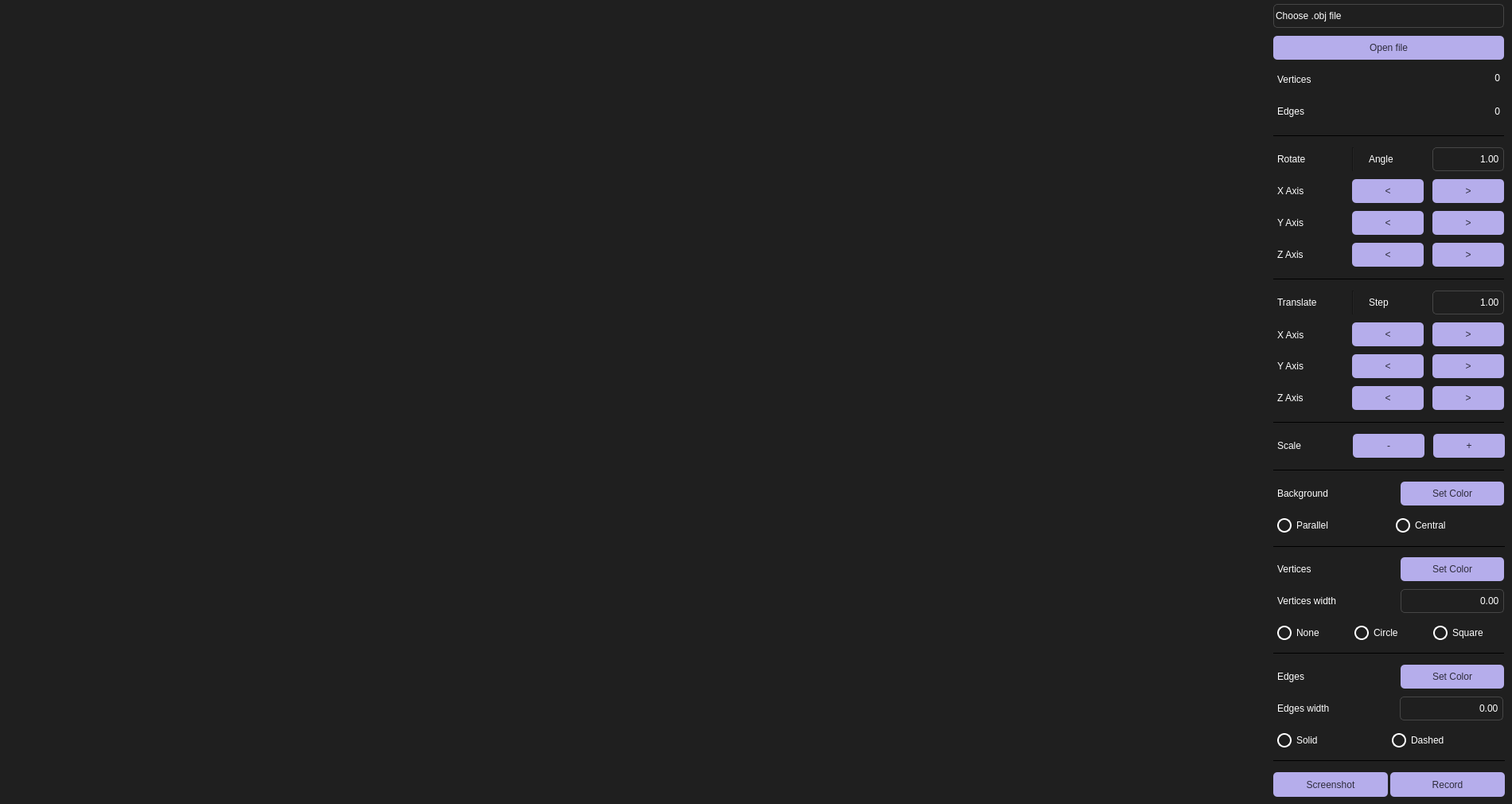
<?xml version="1.0" encoding="UTF-8"?>
<ui version="4.0">
 <class>View</class>
 <widget class="QMainWindow" name="View">
  <property name="geometry">
   <rect>
    <x>0</x>
    <y>0</y>
    <width>1900</width>
    <height>1010</height>
   </rect>
  </property>
  <property name="font">
   <font>
    <pointsize>14</pointsize>
   </font>
  </property>
  <property name="windowTitle">
   <string>View</string>
  </property>
  <property name="styleSheet">
   <string notr="true">background-color: #1f1f1f;</string>
  </property>
  <widget class="QWidget" name="centralwidget">
   <widget class="s21::Render" name="Render" native="true">
    <property name="geometry">
     <rect>
      <x>0</x>
      <y>-290</y>
      <width>1590</width>
      <height>1590</height>
     </rect>
    </property>
   </widget>
   <widget class="QLabel" name="ObjectName">
    <property name="geometry">
     <rect>
      <x>1600</x>
      <y>5</y>
      <width>290</width>
      <height>30</height>
     </rect>
    </property>
    <property name="styleSheet">
     <string notr="true">QLabel {
color: #ffffff;
font: 14pt &quot;Sans Serif Collection&quot;;
border-style: solid;
border-width: 1px;
border-color: #464646;
border-radius: 5%;
padding: 2;
}</string>
    </property>
    <property name="text">
     <string>Choose .obj file</string>
    </property>
    <property name="alignment">
     <set>Qt::AlignJustify|Qt::AlignVCenter</set>
    </property>
   </widget>
   <widget class="QPushButton" name="OpenFile">
    <property name="geometry">
     <rect>
      <x>1600</x>
      <y>45</y>
      <width>290</width>
      <height>30</height>
     </rect>
    </property>
    <property name="styleSheet">
     <string notr="true">QPushButton {
background-color: #b5adeb;
color: #2e2c3c;
font: 14pt &quot;Sans Serif Collection&quot;;
border-radius: 5%;
padding: 2;
}

QPushButton:hover {
background-color: #9690c2;
}

QPushButton:pressed {
background-color: #9690c2;
color: #605c7c;
}</string>
    </property>
    <property name="text">
     <string>Open file</string>
    </property>
   </widget>
   <widget class="QLabel" name="TranslateX">
    <property name="geometry">
     <rect>
      <x>1600</x>
      <y>405</y>
      <width>80</width>
      <height>31</height>
     </rect>
    </property>
    <property name="styleSheet">
     <string notr="true">QLabel {
color: white;
padding-left: 2;
font: 14pt &quot;Sans Serif Collection&quot;;
}</string>
    </property>
    <property name="text">
     <string>X Axis</string>
    </property>
   </widget>
   <widget class="Line" name="line">
    <property name="geometry">
     <rect>
      <x>1600</x>
      <y>160</y>
      <width>290</width>
      <height>20</height>
     </rect>
    </property>
    <property name="styleSheet">
     <string notr="true">Line{color: #464646;}</string>
    </property>
    <property name="frameShadow">
     <enum>QFrame::Plain</enum>
    </property>
    <property name="lineWidth">
     <number>1</number>
    </property>
    <property name="midLineWidth">
     <number>1</number>
    </property>
    <property name="orientation">
     <enum>Qt::Horizontal</enum>
    </property>
   </widget>
   <widget class="QLabel" name="RotateZ">
    <property name="geometry">
     <rect>
      <x>1600</x>
      <y>305</y>
      <width>77</width>
      <height>29</height>
     </rect>
    </property>
    <property name="styleSheet">
     <string notr="true">QLabel {
color: white;
padding-left: 2;
font: 14pt &quot;Sans Serif Collection&quot;;
}</string>
    </property>
    <property name="text">
     <string>Z Axis</string>
    </property>
   </widget>
   <widget class="QLabel" name="TranslateZ">
    <property name="geometry">
     <rect>
      <x>1600</x>
      <y>485</y>
      <width>80</width>
      <height>30</height>
     </rect>
    </property>
    <property name="styleSheet">
     <string notr="true">QLabel {
color: white;
padding-left: 2;
font: 14pt &quot;Sans Serif Collection&quot;;
}</string>
    </property>
    <property name="text">
     <string>Z Axis</string>
    </property>
   </widget>
   <widget class="QLabel" name="TranslateY">
    <property name="geometry">
     <rect>
      <x>1600</x>
      <y>445</y>
      <width>80</width>
      <height>30</height>
     </rect>
    </property>
    <property name="styleSheet">
     <string notr="true">QLabel {
color: white;
padding-left: 2;
font: 14pt &quot;Sans Serif Collection&quot;;
}</string>
    </property>
    <property name="text">
     <string>Y Axis</string>
    </property>
   </widget>
   <widget class="QLabel" name="RotateX">
    <property name="geometry">
     <rect>
      <x>1600</x>
      <y>225</y>
      <width>80</width>
      <height>30</height>
     </rect>
    </property>
    <property name="styleSheet">
     <string notr="true">QLabel {
color: white;
padding-left: 2;
font: 14pt &quot;Sans Serif Collection&quot;;
}</string>
    </property>
    <property name="text">
     <string>X Axis</string>
    </property>
   </widget>
   <widget class="QLabel" name="RotateY">
    <property name="geometry">
     <rect>
      <x>1600</x>
      <y>265</y>
      <width>80</width>
      <height>30</height>
     </rect>
    </property>
    <property name="styleSheet">
     <string notr="true">QLabel {
color: white;
padding-left: 2;
font: 14pt &quot;Sans Serif Collection&quot;;
}</string>
    </property>
    <property name="text">
     <string>Y Axis</string>
    </property>
   </widget>
   <widget class="QLabel" name="Vertices">
    <property name="geometry">
     <rect>
      <x>1600</x>
      <y>85</y>
      <width>90</width>
      <height>30</height>
     </rect>
    </property>
    <property name="styleSheet">
     <string notr="true">QLabel {
color: white;
padding-left: 2;
font: 14pt &quot;Sans Serif Collection&quot;;
}</string>
    </property>
    <property name="text">
     <string>Vertices</string>
    </property>
   </widget>
   <widget class="QLabel" name="Edges">
    <property name="geometry">
     <rect>
      <x>1600</x>
      <y>125</y>
      <width>80</width>
      <height>30</height>
     </rect>
    </property>
    <property name="styleSheet">
     <string notr="true">QLabel {
color: white;
padding-left: 2;
font: 14pt &quot;Sans Serif Collection&quot;;
}</string>
    </property>
    <property name="text">
     <string>Edges</string>
    </property>
   </widget>
   <widget class="QLabel" name="Rotate">
    <property name="geometry">
     <rect>
      <x>1600</x>
      <y>185</y>
      <width>101</width>
      <height>30</height>
     </rect>
    </property>
    <property name="styleSheet">
     <string notr="true">QLabel {
color: white;
padding-left: 2;
font: 14pt &quot;Sans Serif Collection&quot;;
text-align: center;
}</string>
    </property>
    <property name="text">
     <string>Rotate</string>
    </property>
   </widget>
   <widget class="QLabel" name="Translate">
    <property name="geometry">
     <rect>
      <x>1600</x>
      <y>365</y>
      <width>91</width>
      <height>30</height>
     </rect>
    </property>
    <property name="styleSheet">
     <string notr="true">QLabel {
color: white;
padding-left: 2;
font: 14pt &quot;Sans Serif Collection&quot;;
text-align: center;
}</string>
    </property>
    <property name="text">
     <string>Translate</string>
    </property>
   </widget>
   <widget class="QLabel" name="Scale">
    <property name="geometry">
     <rect>
      <x>1600</x>
      <y>545</y>
      <width>80</width>
      <height>30</height>
     </rect>
    </property>
    <property name="styleSheet">
     <string notr="true">QLabel {
color: white;
padding-left: 2;
font: 14pt &quot;Sans Serif Collection&quot;;
}</string>
    </property>
    <property name="text">
     <string>Scale</string>
    </property>
   </widget>
   <widget class="QPushButton" name="BackgroundColor">
    <property name="geometry">
     <rect>
      <x>1760</x>
      <y>605</y>
      <width>130</width>
      <height>30</height>
     </rect>
    </property>
    <property name="styleSheet">
     <string notr="true">QPushButton {
background-color: #b5adeb;
color: #2e2c3c;
font: 14pt &quot;Sans Serif Collection&quot;;
border-radius: 5%;
padding: 2;
}

QPushButton:hover {
background-color: #9690c2;
}

QPushButton:pressed {
background-color: #9690c2;
color: #605c7c;
}</string>
    </property>
    <property name="text">
     <string>Set Color</string>
    </property>
   </widget>
   <widget class="QLabel" name="Background">
    <property name="geometry">
     <rect>
      <x>1600</x>
      <y>605</y>
      <width>160</width>
      <height>30</height>
     </rect>
    </property>
    <property name="styleSheet">
     <string notr="true">QLabel {
color: white;
padding-left: 2;
font: 14pt &quot;Sans Serif Collection&quot;;
}</string>
    </property>
    <property name="text">
     <string>Background</string>
    </property>
   </widget>
   <widget class="QRadioButton" name="ParallelProjection">
    <property name="geometry">
     <rect>
      <x>1600</x>
      <y>645</y>
      <width>140</width>
      <height>30</height>
     </rect>
    </property>
    <property name="styleSheet">
     <string notr="true">QRadioButton {
padding-left: 5px;
color: #ffffff;
font: 14pt &quot;Sans Serif Collection&quot;;
}

QRadioButton:hover {
border-style: solid;
border-width: 2px;
border-color: #b5adeb;
border-radius: 5%;
margin: 2;}

QRadioButton:pressed {
background-color: #282828;
color: #cecece;
}

QRadioButton::indicator {
width: 14px;
height: 14px;
border-radius: 9px;
border: 2px solid  #ffffff;
}

QRadioButton::indicator:checked {
width: 10px;
height: 10px;
border: 4px solid  #b5adeb;;
border-radius: 9px;
}</string>
    </property>
    <property name="text">
     <string>Parallel </string>
    </property>
    <attribute name="buttonGroup">
     <string notr="true">projectionRButtons</string>
    </attribute>
   </widget>
   <widget class="QRadioButton" name="CentralProjection">
    <property name="geometry">
     <rect>
      <x>1749</x>
      <y>645</y>
      <width>140</width>
      <height>30</height>
     </rect>
    </property>
    <property name="styleSheet">
     <string notr="true">QRadioButton {
padding-left: 5px;
color: #ffffff;
font: 14pt &quot;Sans Serif Collection&quot;;
}

QRadioButton:hover {
border-style: solid;
border-width: 2px;
border-color: #b5adeb;
border-radius: 5%;
margin: 2;}

QRadioButton:pressed {
background-color: #282828;
color: #cecece;
}

QRadioButton::indicator {
width: 14px;
height: 14px;
border-radius: 9px;
border: 2px solid  #ffffff;
}

QRadioButton::indicator:checked {
width: 10px;
height: 10px;
border: 4px solid  #b5adeb;;
border-radius: 9px;
}</string>
    </property>
    <property name="text">
     <string>Central</string>
    </property>
    <attribute name="buttonGroup">
     <string notr="true">projectionRButtons</string>
    </attribute>
   </widget>
   <widget class="QDoubleSpinBox" name="VerticesWidthValue">
    <property name="geometry">
     <rect>
      <x>1760</x>
      <y>740</y>
      <width>130</width>
      <height>30</height>
     </rect>
    </property>
    <property name="styleSheet">
     <string notr="true">QDoubleSpinBox {
color: #ffffff;
font: 14pt &quot;Sans Serif Collection&quot;;
border-style: solid;
border-width: 1px;
border-color: #464646;
border-radius: 5%;
padding: 2;
}

QDoubleSpinBox:hover {
background-color: #3B3B3B;
}

QDoubleSpinBox::up-button { width: 0px;
border:0;
}

QDoubleSpinBox::down-button { width: 0px;
border: 0;
}</string>
    </property>
    <property name="alignment">
     <set>Qt::AlignRight|Qt::AlignTrailing|Qt::AlignVCenter</set>
    </property>
   </widget>
   <widget class="QRadioButton" name="VerticesTypeNone">
    <property name="geometry">
     <rect>
      <x>1600</x>
      <y>780</y>
      <width>95</width>
      <height>30</height>
     </rect>
    </property>
    <property name="styleSheet">
     <string notr="true">QRadioButton {
padding-left: 5px;
color: #ffffff;
font: 14pt &quot;Sans Serif Collection&quot;;
}

QRadioButton:hover {
border-style: solid;
border-width: 2px;
border-color: #b5adeb;
border-radius: 5%;
margin: 2;}

QRadioButton:pressed {
background-color: #282828;
color: #cecece;
}

QRadioButton::indicator {
width: 14px;
height: 14px;
border-radius: 9px;
border: 2px solid  #ffffff;
}

QRadioButton::indicator:checked {
width: 10px;
height: 10px;
border: 4px solid  #b5adeb;;
border-radius: 9px;
}</string>
    </property>
    <property name="text">
     <string>None</string>
    </property>
    <attribute name="buttonGroup">
     <string notr="true">vertexTypeRButtons</string>
    </attribute>
   </widget>
   <widget class="Line" name="line_6">
    <property name="geometry">
     <rect>
      <x>1600</x>
      <y>810</y>
      <width>290</width>
      <height>20</height>
     </rect>
    </property>
    <property name="styleSheet">
     <string notr="true">Line{color: #464646;}</string>
    </property>
    <property name="frameShadow">
     <enum>QFrame::Plain</enum>
    </property>
    <property name="orientation">
     <enum>Qt::Horizontal</enum>
    </property>
   </widget>
   <widget class="QRadioButton" name="VerticesTypeSquare">
    <property name="geometry">
     <rect>
      <x>1796</x>
      <y>780</y>
      <width>95</width>
      <height>30</height>
     </rect>
    </property>
    <property name="styleSheet">
     <string notr="true">QRadioButton {
padding-left: 5px;
color: #ffffff;
font: 14pt &quot;Sans Serif Collection&quot;;
}

QRadioButton:hover {
border-style: solid;
border-width: 2px;
border-color: #b5adeb;
border-radius: 5%;
margin: 2;}

QRadioButton:pressed {
background-color: #282828;
color: #cecece;
}

QRadioButton::indicator {
width: 14px;
height: 14px;
border-radius: 9px;
border: 2px solid  #ffffff;
}

QRadioButton::indicator:checked {
width: 10px;
height: 10px;
border: 4px solid  #b5adeb;;
border-radius: 9px;
}</string>
    </property>
    <property name="text">
     <string>Square</string>
    </property>
    <attribute name="buttonGroup">
     <string notr="true">vertexTypeRButtons</string>
    </attribute>
   </widget>
   <widget class="QRadioButton" name="VerticesTypeCircle">
    <property name="geometry">
     <rect>
      <x>1697</x>
      <y>780</y>
      <width>95</width>
      <height>30</height>
     </rect>
    </property>
    <property name="styleSheet">
     <string notr="true">QRadioButton {
padding-left: 5px;
color: #ffffff;
font: 14pt &quot;Sans Serif Collection&quot;;
}

QRadioButton:hover {
border-style: solid;
border-width: 2px;
border-color: #b5adeb;
border-radius: 5%;
margin: 2;}

QRadioButton:pressed {
background-color: #282828;
color: #cecece;
}

QRadioButton::indicator {
width: 14px;
height: 14px;
border-radius: 9px;
border: 2px solid  #ffffff;
}

QRadioButton::indicator:checked {
width: 10px;
height: 10px;
border: 4px solid  #b5adeb;;
border-radius: 9px;
}</string>
    </property>
    <property name="text">
     <string>Circle</string>
    </property>
    <attribute name="buttonGroup">
     <string notr="true">vertexTypeRButtons</string>
    </attribute>
   </widget>
   <widget class="QPushButton" name="MakeRecord">
    <property name="geometry">
     <rect>
      <x>1747</x>
      <y>970</y>
      <width>144</width>
      <height>31</height>
     </rect>
    </property>
    <property name="styleSheet">
     <string notr="true">QPushButton {
background-color: #b5adeb;
color: #2e2c3c;
font: 14pt &quot;Sans Serif Collection&quot;;
border-radius: 5%;
padding: 2;
}

QPushButton:hover {
background-color: #9690c2;
}

QPushButton:pressed {
background-color: #9690c2;
color: #605c7c;
}</string>
    </property>
    <property name="text">
     <string>Record</string>
    </property>
   </widget>
   <widget class="QLabel" name="EdgesWidth">
    <property name="geometry">
     <rect>
      <x>1600</x>
      <y>875</y>
      <width>160</width>
      <height>30</height>
     </rect>
    </property>
    <property name="styleSheet">
     <string notr="true">QLabel {
color: white;
padding-left: 2;
font: 14pt &quot;Sans Serif Collection&quot;;
}</string>
    </property>
    <property name="text">
     <string>Edges width</string>
    </property>
   </widget>
   <widget class="Line" name="line_4">
    <property name="enabled">
     <bool>true</bool>
    </property>
    <property name="geometry">
     <rect>
      <x>1600</x>
      <y>945</y>
      <width>291</width>
      <height>20</height>
     </rect>
    </property>
    <property name="styleSheet">
     <string notr="true">Line{color: #464646;}</string>
    </property>
    <property name="frameShadow">
     <enum>QFrame::Plain</enum>
    </property>
    <property name="orientation">
     <enum>Qt::Horizontal</enum>
    </property>
   </widget>
   <widget class="QRadioButton" name="EdgesTypeSolid">
    <property name="geometry">
     <rect>
      <x>1600</x>
      <y>915</y>
      <width>140</width>
      <height>30</height>
     </rect>
    </property>
    <property name="styleSheet">
     <string notr="true">QRadioButton {
padding-left: 5px;
color: #ffffff;
font: 14pt &quot;Sans Serif Collection&quot;;
}

QRadioButton:hover {
border-style: solid;
border-width: 2px;
border-color: #b5adeb;
border-radius: 5%;
margin: 2;}

QRadioButton:pressed {
background-color: #282828;
color: #cecece;
}

QRadioButton::indicator {
width: 14px;
height: 14px;
border-radius: 9px;
border: 2px solid  #ffffff;
}

QRadioButton::indicator:checked {
width: 10px;
height: 10px;
border: 4px solid  #b5adeb;;
border-radius: 9px;
}</string>
    </property>
    <property name="text">
     <string>Solid</string>
    </property>
    <attribute name="buttonGroup">
     <string notr="true">edgesTypeRButtons</string>
    </attribute>
   </widget>
   <widget class="QRadioButton" name="EdgesTypeDashed">
    <property name="geometry">
     <rect>
      <x>1744</x>
      <y>915</y>
      <width>140</width>
      <height>30</height>
     </rect>
    </property>
    <property name="styleSheet">
     <string notr="true">QRadioButton {
padding-left: 5px;
color: #ffffff;
font: 14pt &quot;Sans Serif Collection&quot;;
}

QRadioButton:hover {
border-style: solid;
border-width: 2px;
border-color: #b5adeb;
border-radius: 5%;
margin: 2;}

QRadioButton:pressed {
background-color: #282828;
color: #cecece;
}

QRadioButton::indicator {
width: 14px;
height: 14px;
border-radius: 9px;
border: 2px solid  #ffffff;
}

QRadioButton::indicator:checked {
width: 10px;
height: 10px;
border: 4px solid  #b5adeb;;
border-radius: 9px;
}</string>
    </property>
    <property name="text">
     <string>Dashed</string>
    </property>
    <attribute name="buttonGroup">
     <string notr="true">edgesTypeRButtons</string>
    </attribute>
   </widget>
   <widget class="QDoubleSpinBox" name="EdgesWidthValue">
    <property name="geometry">
     <rect>
      <x>1759</x>
      <y>875</y>
      <width>130</width>
      <height>30</height>
     </rect>
    </property>
    <property name="styleSheet">
     <string notr="true">QDoubleSpinBox {
color: #ffffff;
font: 14pt &quot;Sans Serif Collection&quot;;
border-style: solid;
border-width: 1px;
border-color: #464646;
border-radius: 5%;
padding: 2;
}

QDoubleSpinBox:hover {
background-color: #3B3B3B;
}

QDoubleSpinBox::up-button { width: 0px;
border:0;
}

QDoubleSpinBox::down-button { width: 0px;
border: 0;
}</string>
    </property>
    <property name="alignment">
     <set>Qt::AlignRight|Qt::AlignTrailing|Qt::AlignVCenter</set>
    </property>
   </widget>
   <widget class="QPushButton" name="MakeScreenshot">
    <property name="geometry">
     <rect>
      <x>1600</x>
      <y>970</y>
      <width>144</width>
      <height>31</height>
     </rect>
    </property>
    <property name="styleSheet">
     <string notr="true">QPushButton {
background-color: #b5adeb;
color: #2e2c3c;
font: 14pt &quot;Sans Serif Collection&quot;;
border-radius: 5%;
padding: 2;
}

QPushButton:hover {
background-color: #9690c2;
}

QPushButton:pressed {
background-color: #9690c2;
color: #605c7c;
}</string>
    </property>
    <property name="text">
     <string>Screenshot</string>
    </property>
   </widget>
   <widget class="QLabel" name="Vertices_2">
    <property name="geometry">
     <rect>
      <x>1600</x>
      <y>700</y>
      <width>160</width>
      <height>30</height>
     </rect>
    </property>
    <property name="styleSheet">
     <string notr="true">QLabel {
color: white;
padding-left: 2;
font: 14pt &quot;Sans Serif Collection&quot;;
}</string>
    </property>
    <property name="text">
     <string>Vertices</string>
    </property>
   </widget>
   <widget class="QLabel" name="VerticesWidth">
    <property name="geometry">
     <rect>
      <x>1600</x>
      <y>740</y>
      <width>160</width>
      <height>30</height>
     </rect>
    </property>
    <property name="styleSheet">
     <string notr="true">QLabel {
color: white;
padding-left: 2;
font: 14pt &quot;Sans Serif Collection&quot;;
}</string>
    </property>
    <property name="text">
     <string>Vertices width</string>
    </property>
   </widget>
   <widget class="QLabel" name="Edges_2">
    <property name="geometry">
     <rect>
      <x>1600</x>
      <y>835</y>
      <width>160</width>
      <height>30</height>
     </rect>
    </property>
    <property name="styleSheet">
     <string notr="true">QLabel {
color: white;
padding-left: 2;
font: 14pt &quot;Sans Serif Collection&quot;;
}</string>
    </property>
    <property name="text">
     <string>Edges</string>
    </property>
   </widget>
   <widget class="Line" name="line_7">
    <property name="geometry">
     <rect>
      <x>1600</x>
      <y>675</y>
      <width>291</width>
      <height>22</height>
     </rect>
    </property>
    <property name="styleSheet">
     <string notr="true">Line{color: #464646;}</string>
    </property>
    <property name="frameShadow">
     <enum>QFrame::Plain</enum>
    </property>
    <property name="orientation">
     <enum>Qt::Horizontal</enum>
    </property>
   </widget>
   <widget class="QPushButton" name="VerticesColor">
    <property name="geometry">
     <rect>
      <x>1760</x>
      <y>700</y>
      <width>130</width>
      <height>30</height>
     </rect>
    </property>
    <property name="styleSheet">
     <string notr="true">QPushButton {
background-color: #b5adeb;
color: #2e2c3c;
font: 14pt &quot;Sans Serif Collection&quot;;
border-radius: 5%;
padding: 2;
}

QPushButton:hover {
background-color: #9690c2;
}

QPushButton:pressed {
background-color: #9690c2;
color: #605c7c;
}</string>
    </property>
    <property name="text">
     <string>Set Color</string>
    </property>
   </widget>
   <widget class="QPushButton" name="EdgesColor">
    <property name="geometry">
     <rect>
      <x>1760</x>
      <y>835</y>
      <width>130</width>
      <height>30</height>
     </rect>
    </property>
    <property name="styleSheet">
     <string notr="true">QPushButton {
background-color: #b5adeb;
color: #2e2c3c;
font: 14pt &quot;Sans Serif Collection&quot;;
border-radius: 5%;
padding: 2;
}

QPushButton:hover {
background-color: #9690c2;
}

QPushButton:pressed {
background-color: #9690c2;
color: #605c7c;
}</string>
    </property>
    <property name="text">
     <string>Set Color</string>
    </property>
   </widget>
   <widget class="QLabel" name="VerticesCount">
    <property name="geometry">
     <rect>
      <x>1700</x>
      <y>83</y>
      <width>190</width>
      <height>30</height>
     </rect>
    </property>
    <property name="styleSheet">
     <string notr="true">QLabel {
color: #ffffff;
font: 14pt &quot;Sans Serif Collection&quot;;
padding: 2;
}</string>
    </property>
    <property name="text">
     <string>0</string>
    </property>
    <property name="alignment">
     <set>Qt::AlignRight|Qt::AlignTrailing|Qt::AlignVCenter</set>
    </property>
   </widget>
   <widget class="QLabel" name="EdgesCount">
    <property name="geometry">
     <rect>
      <x>1700</x>
      <y>125</y>
      <width>190</width>
      <height>30</height>
     </rect>
    </property>
    <property name="styleSheet">
     <string notr="true">QLabel {
color: #ffffff;
font: 14pt &quot;Sans Serif Collection&quot;;
padding: 2;
}</string>
    </property>
    <property name="text">
     <string>0</string>
    </property>
    <property name="alignment">
     <set>Qt::AlignRight|Qt::AlignTrailing|Qt::AlignVCenter</set>
    </property>
   </widget>
   <widget class="QPushButton" name="ScaleDown">
    <property name="geometry">
     <rect>
      <x>1700</x>
      <y>545</y>
      <width>90</width>
      <height>30</height>
     </rect>
    </property>
    <property name="styleSheet">
     <string notr="true">QPushButton {
background-color: #b5adeb;
color: #2e2c3c;
font: 16pt &quot;Sans Serif Collection&quot;;
border-radius: 5%;
padding: 2;
}

QPushButton:hover {
background-color: #9690c2;
}

QPushButton:pressed {
background-color: #9690c2;
color: #605c7c;
}</string>
    </property>
    <property name="text">
     <string>-</string>
    </property>
   </widget>
   <widget class="QPushButton" name="ScaleUp">
    <property name="geometry">
     <rect>
      <x>1801</x>
      <y>545</y>
      <width>90</width>
      <height>30</height>
     </rect>
    </property>
    <property name="styleSheet">
     <string notr="true">QPushButton {
background-color: #b5adeb;
color: #2e2c3c;
font: 14pt &quot;Sans Serif Collection&quot;;
border-radius: 5%;
padding: 2;
}

QPushButton:hover {
background-color: #9690c2;
}

QPushButton:pressed {
background-color: #9690c2;
color: #605c7c;
}</string>
    </property>
    <property name="text">
     <string>+</string>
    </property>
   </widget>
   <widget class="Line" name="line_3">
    <property name="geometry">
     <rect>
      <x>1600</x>
      <y>340</y>
      <width>290</width>
      <height>20</height>
     </rect>
    </property>
    <property name="styleSheet">
     <string notr="true">Line{color: #464646;}</string>
    </property>
    <property name="frameShadow">
     <enum>QFrame::Plain</enum>
    </property>
    <property name="lineWidth">
     <number>1</number>
    </property>
    <property name="midLineWidth">
     <number>1</number>
    </property>
    <property name="orientation">
     <enum>Qt::Horizontal</enum>
    </property>
   </widget>
   <widget class="Line" name="line_5">
    <property name="geometry">
     <rect>
      <x>1600</x>
      <y>520</y>
      <width>290</width>
      <height>20</height>
     </rect>
    </property>
    <property name="styleSheet">
     <string notr="true">Line{color: #464646;}</string>
    </property>
    <property name="frameShadow">
     <enum>QFrame::Plain</enum>
    </property>
    <property name="lineWidth">
     <number>1</number>
    </property>
    <property name="midLineWidth">
     <number>1</number>
    </property>
    <property name="orientation">
     <enum>Qt::Horizontal</enum>
    </property>
   </widget>
   <widget class="Line" name="line_8">
    <property name="geometry">
     <rect>
      <x>1600</x>
      <y>580</y>
      <width>290</width>
      <height>20</height>
     </rect>
    </property>
    <property name="styleSheet">
     <string notr="true">Line{color: #464646;}</string>
    </property>
    <property name="frameShadow">
     <enum>QFrame::Plain</enum>
    </property>
    <property name="lineWidth">
     <number>1</number>
    </property>
    <property name="midLineWidth">
     <number>1</number>
    </property>
    <property name="orientation">
     <enum>Qt::Horizontal</enum>
    </property>
   </widget>
   <widget class="QPushButton" name="TranslateXLeft">
    <property name="geometry">
     <rect>
      <x>1699</x>
      <y>405</y>
      <width>90</width>
      <height>30</height>
     </rect>
    </property>
    <property name="styleSheet">
     <string notr="true">QPushButton {
background-color: #b5adeb;
color: #2e2c3c;
font: 14pt &quot;Sans Serif Collection&quot;;
border-radius: 5%;
padding: 2;
}

QPushButton:hover {
background-color: #9690c2;
}

QPushButton:pressed {
background-color: #9690c2;
color: #605c7c;
}</string>
    </property>
    <property name="text">
     <string>&lt;</string>
    </property>
   </widget>
   <widget class="QPushButton" name="TranslateXRight">
    <property name="geometry">
     <rect>
      <x>1800</x>
      <y>405</y>
      <width>90</width>
      <height>30</height>
     </rect>
    </property>
    <property name="styleSheet">
     <string notr="true">QPushButton {
background-color: #b5adeb;
color: #2e2c3c;
font: 14pt &quot;Sans Serif Collection&quot;;
border-radius: 5%;
padding: 2;
}

QPushButton:hover {
background-color: #9690c2;
}

QPushButton:pressed {
background-color: #9690c2;
color: #605c7c;
}</string>
    </property>
    <property name="text">
     <string>&gt;</string>
    </property>
   </widget>
   <widget class="QPushButton" name="TranslateYLeft">
    <property name="geometry">
     <rect>
      <x>1699</x>
      <y>445</y>
      <width>90</width>
      <height>30</height>
     </rect>
    </property>
    <property name="styleSheet">
     <string notr="true">QPushButton {
background-color: #b5adeb;
color: #2e2c3c;
font: 14pt &quot;Sans Serif Collection&quot;;
border-radius: 5%;
padding: 2;
}

QPushButton:hover {
background-color: #9690c2;
}

QPushButton:pressed {
background-color: #9690c2;
color: #605c7c;
}</string>
    </property>
    <property name="text">
     <string>&lt;</string>
    </property>
   </widget>
   <widget class="QPushButton" name="TranslateYRight">
    <property name="geometry">
     <rect>
      <x>1800</x>
      <y>445</y>
      <width>90</width>
      <height>30</height>
     </rect>
    </property>
    <property name="styleSheet">
     <string notr="true">QPushButton {
background-color: #b5adeb;
color: #2e2c3c;
font: 14pt &quot;Sans Serif Collection&quot;;
border-radius: 5%;
padding: 2;
}

QPushButton:hover {
background-color: #9690c2;
}

QPushButton:pressed {
background-color: #9690c2;
color: #605c7c;
}</string>
    </property>
    <property name="text">
     <string>&gt;</string>
    </property>
   </widget>
   <widget class="QPushButton" name="TranslateZLeft">
    <property name="geometry">
     <rect>
      <x>1699</x>
      <y>485</y>
      <width>90</width>
      <height>30</height>
     </rect>
    </property>
    <property name="styleSheet">
     <string notr="true">QPushButton {
background-color: #b5adeb;
color: #2e2c3c;
font: 14pt &quot;Sans Serif Collection&quot;;
border-radius: 5%;
padding: 2;
}

QPushButton:hover {
background-color: #9690c2;
}

QPushButton:pressed {
background-color: #9690c2;
color: #605c7c;
}</string>
    </property>
    <property name="text">
     <string>&lt;</string>
    </property>
   </widget>
   <widget class="QPushButton" name="TranslateZRight">
    <property name="geometry">
     <rect>
      <x>1800</x>
      <y>485</y>
      <width>90</width>
      <height>30</height>
     </rect>
    </property>
    <property name="styleSheet">
     <string notr="true">QPushButton {
background-color: #b5adeb;
color: #2e2c3c;
font: 14pt &quot;Sans Serif Collection&quot;;
border-radius: 5%;
padding: 2;
}

QPushButton:hover {
background-color: #9690c2;
}

QPushButton:pressed {
background-color: #9690c2;
color: #605c7c;
}</string>
    </property>
    <property name="text">
     <string>&gt;</string>
    </property>
   </widget>
   <widget class="QPushButton" name="RotateZLeft">
    <property name="geometry">
     <rect>
      <x>1699</x>
      <y>305</y>
      <width>90</width>
      <height>30</height>
     </rect>
    </property>
    <property name="styleSheet">
     <string notr="true">QPushButton {
background-color: #b5adeb;
color: #2e2c3c;
font: 14pt &quot;Sans Serif Collection&quot;;
border-radius: 5%;
padding: 2;
}

QPushButton:hover {
background-color: #9690c2;
}

QPushButton:pressed {
background-color: #9690c2;
color: #605c7c;
}</string>
    </property>
    <property name="text">
     <string>&lt;</string>
    </property>
   </widget>
   <widget class="QPushButton" name="RotateZRight">
    <property name="geometry">
     <rect>
      <x>1800</x>
      <y>305</y>
      <width>90</width>
      <height>30</height>
     </rect>
    </property>
    <property name="styleSheet">
     <string notr="true">QPushButton {
background-color: #b5adeb;
color: #2e2c3c;
font: 14pt &quot;Sans Serif Collection&quot;;
border-radius: 5%;
padding: 2;
}

QPushButton:hover {
background-color: #9690c2;
}

QPushButton:pressed {
background-color: #9690c2;
color: #605c7c;
}</string>
    </property>
    <property name="text">
     <string>&gt;</string>
    </property>
   </widget>
   <widget class="QPushButton" name="RotateYRight">
    <property name="geometry">
     <rect>
      <x>1800</x>
      <y>265</y>
      <width>90</width>
      <height>30</height>
     </rect>
    </property>
    <property name="styleSheet">
     <string notr="true">QPushButton {
background-color: #b5adeb;
color: #2e2c3c;
font: 14pt &quot;Sans Serif Collection&quot;;
border-radius: 5%;
padding: 2;
}

QPushButton:hover {
background-color: #9690c2;
}

QPushButton:pressed {
background-color: #9690c2;
color: #605c7c;
}</string>
    </property>
    <property name="text">
     <string>&gt;</string>
    </property>
   </widget>
   <widget class="QPushButton" name="RotateXLeft">
    <property name="geometry">
     <rect>
      <x>1699</x>
      <y>225</y>
      <width>90</width>
      <height>30</height>
     </rect>
    </property>
    <property name="styleSheet">
     <string notr="true">QPushButton {
background-color: #b5adeb;
color: #2e2c3c;
font: 14pt &quot;Sans Serif Collection&quot;;
border-radius: 5%;
padding: 2;
}

QPushButton:hover {
background-color: #9690c2;
}

QPushButton:pressed {
background-color: #9690c2;
color: #605c7c;
}</string>
    </property>
    <property name="text">
     <string>&lt;</string>
    </property>
   </widget>
   <widget class="QPushButton" name="RotateYLeft">
    <property name="geometry">
     <rect>
      <x>1699</x>
      <y>265</y>
      <width>90</width>
      <height>30</height>
     </rect>
    </property>
    <property name="styleSheet">
     <string notr="true">QPushButton {
background-color: #b5adeb;
color: #2e2c3c;
font: 14pt &quot;Sans Serif Collection&quot;;
border-radius: 5%;
padding: 2;
}

QPushButton:hover {
background-color: #9690c2;
}

QPushButton:pressed {
background-color: #9690c2;
color: #605c7c;
}</string>
    </property>
    <property name="text">
     <string>&lt;</string>
    </property>
   </widget>
   <widget class="QPushButton" name="RotateXRight">
    <property name="geometry">
     <rect>
      <x>1800</x>
      <y>225</y>
      <width>90</width>
      <height>30</height>
     </rect>
    </property>
    <property name="styleSheet">
     <string notr="true">QPushButton {
background-color: #b5adeb;
color: #2e2c3c;
font: 14pt &quot;Sans Serif Collection&quot;;
border-radius: 5%;
padding: 2;
}

QPushButton:hover {
background-color: #9690c2;
}

QPushButton:pressed {
background-color: #9690c2;
color: #605c7c;
}</string>
    </property>
    <property name="text">
     <string>&gt;</string>
    </property>
   </widget>
   <widget class="QLabel" name="RotationAngle">
    <property name="geometry">
     <rect>
      <x>1715</x>
      <y>185</y>
      <width>70</width>
      <height>30</height>
     </rect>
    </property>
    <property name="styleSheet">
     <string notr="true">QLabel {
color: #ffffff;
font: 14pt &quot;Sans Serif Collection&quot;;
padding: 2;
}</string>
    </property>
    <property name="text">
     <string>Angle</string>
    </property>
   </widget>
   <widget class="QLabel" name="TranslateStep">
    <property name="geometry">
     <rect>
      <x>1715</x>
      <y>365</y>
      <width>70</width>
      <height>30</height>
     </rect>
    </property>
    <property name="styleSheet">
     <string notr="true">QLabel {
color: #ffffff;
font: 14pt &quot;Sans Serif Collection&quot;;
padding: 2;
}</string>
    </property>
    <property name="text">
     <string>Step</string>
    </property>
   </widget>
   <widget class="QDoubleSpinBox" name="RotationAngleValue">
    <property name="geometry">
     <rect>
      <x>1800</x>
      <y>185</y>
      <width>90</width>
      <height>30</height>
     </rect>
    </property>
    <property name="styleSheet">
     <string notr="true">QDoubleSpinBox {
color: #ffffff;
font: 14pt &quot;Sans Serif Collection&quot;;
border-style: solid;
border-width: 1px;
border-color: #464646;
border-radius: 5%;
padding: 2;
}

QDoubleSpinBox:hover {
background-color: #3B3B3B;
}

QDoubleSpinBox::up-button { width: 0px;
border:0;
}

QDoubleSpinBox::down-button { width: 0px;
border: 0;
}</string>
    </property>
    <property name="alignment">
     <set>Qt::AlignRight|Qt::AlignTrailing|Qt::AlignVCenter</set>
    </property>
    <property name="minimum">
     <double>1.000000000000000</double>
    </property>
   </widget>
   <widget class="QDoubleSpinBox" name="TranslateStepValue">
    <property name="geometry">
     <rect>
      <x>1800</x>
      <y>365</y>
      <width>90</width>
      <height>30</height>
     </rect>
    </property>
    <property name="styleSheet">
     <string notr="true">QDoubleSpinBox {
color: #ffffff;
font: 14pt &quot;Sans Serif Collection&quot;;
border-style: solid;
border-width: 1px;
border-color: #464646;
border-radius: 5%;
padding: 2;
}

QDoubleSpinBox:hover {
background-color: #3B3B3B;
}

QDoubleSpinBox::up-button { width: 0px;
border:0;
}

QDoubleSpinBox::down-button { width: 0px;
border: 0;
}</string>
    </property>
    <property name="alignment">
     <set>Qt::AlignRight|Qt::AlignTrailing|Qt::AlignVCenter</set>
    </property>
    <property name="minimum">
     <double>1.000000000000000</double>
    </property>
   </widget>
   <widget class="Line" name="line_2">
    <property name="geometry">
     <rect>
      <x>1690</x>
      <y>185</y>
      <width>20</width>
      <height>30</height>
     </rect>
    </property>
    <property name="styleSheet">
     <string notr="true">Line{color: #464646;}</string>
    </property>
    <property name="orientation">
     <enum>Qt::Vertical</enum>
    </property>
   </widget>
   <widget class="Line" name="line_9">
    <property name="geometry">
     <rect>
      <x>1690</x>
      <y>365</y>
      <width>20</width>
      <height>30</height>
     </rect>
    </property>
    <property name="styleSheet">
     <string notr="true">Line{color: #464646;}</string>
    </property>
    <property name="orientation">
     <enum>Qt::Vertical</enum>
    </property>
   </widget>
  </widget>
 </widget>
 <customwidgets>
  <customwidget>
   <class>s21::Render</class>
   <extends>QWidget</extends>
   <header>render.h</header>
   <container>1</container>
  </customwidget>
 </customwidgets>
 <resources/>
 <connections/>
 <buttongroups>
  <buttongroup name="projectionRButtons"/>
  <buttongroup name="vertexTypeRButtons"/>
  <buttongroup name="edgesTypeRButtons"/>
 </buttongroups>
</ui>
